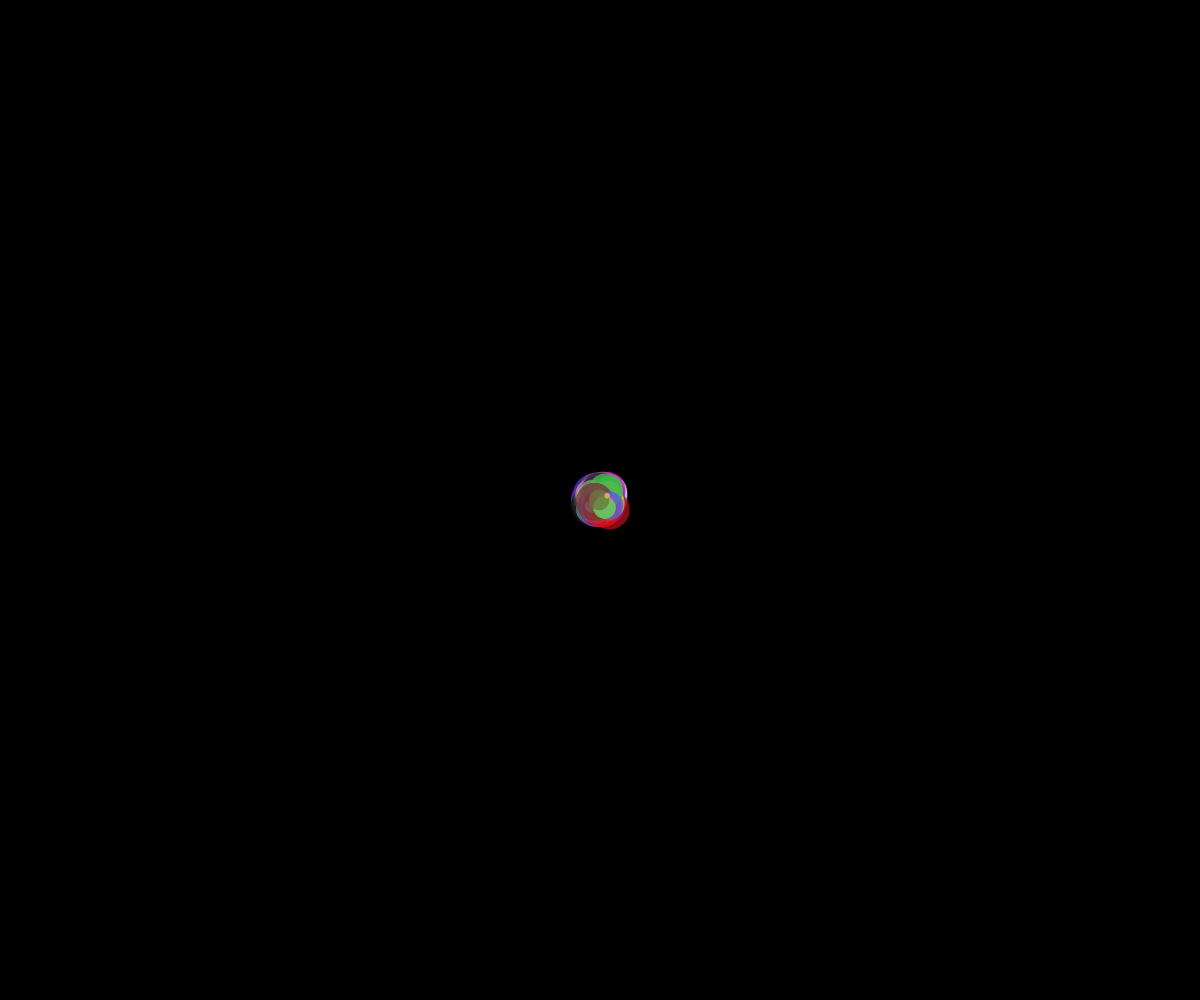
Frame 1 (no input)
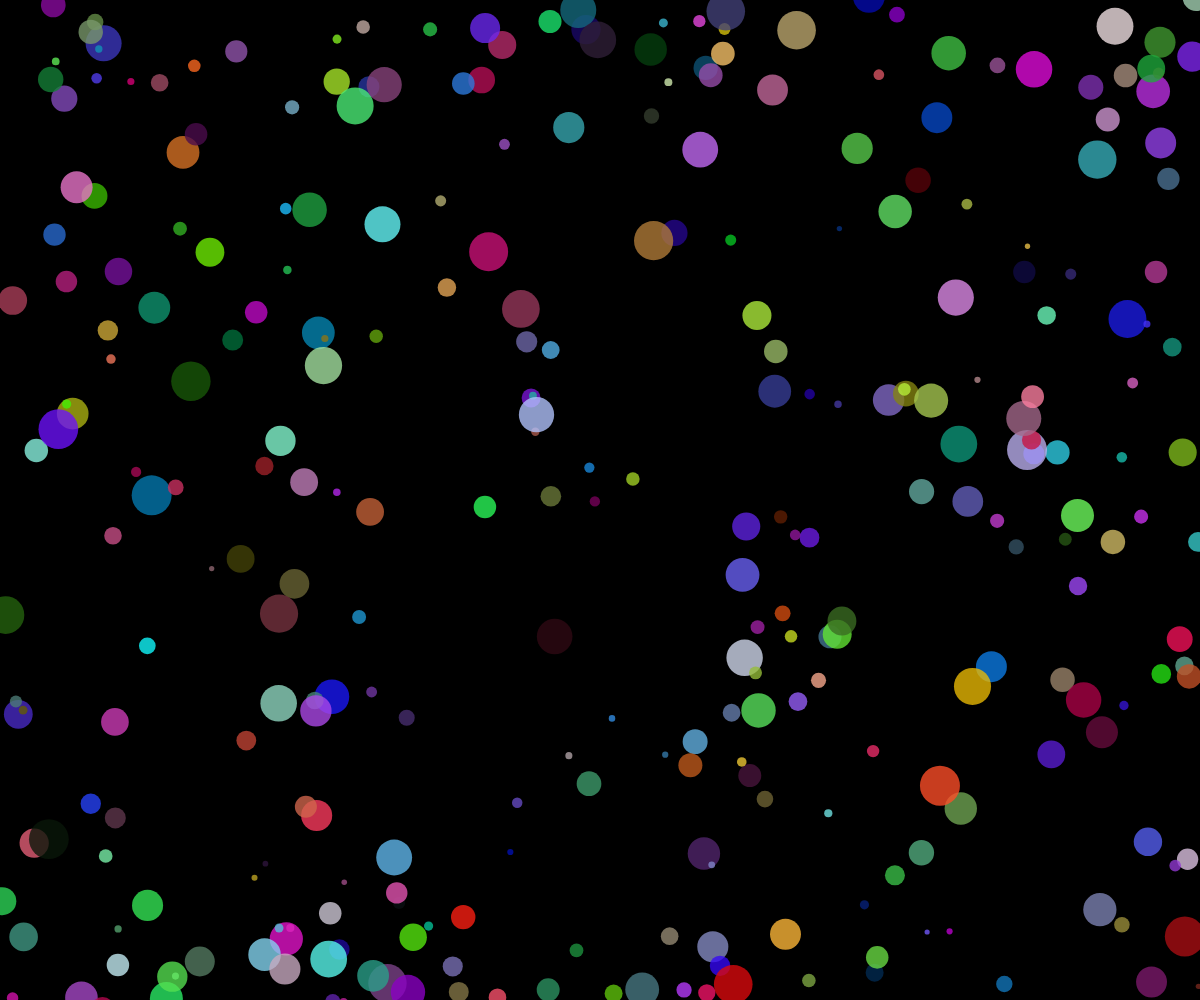
Frame 60 (no input)
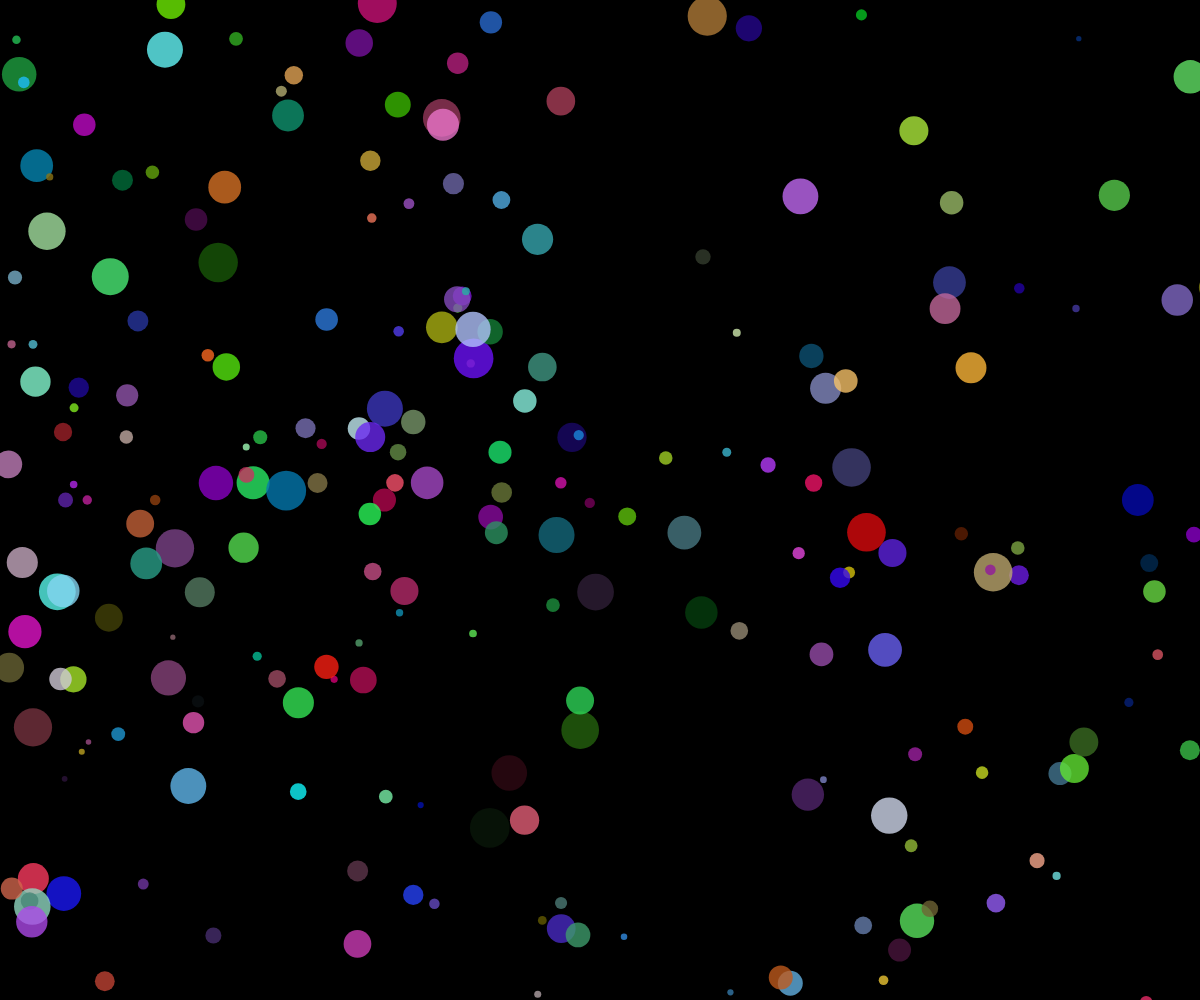
Frame 120 (the mouse pressed at the canvas centre since frame 60)

The p5.js sketch that drew these frames (run headless with seeded random() and noise() and a simulated clock; from frame 60 on, the mouse is pressed at the canvas centre):

// p5.js sketch
// ── sketch.js
const num = 300;
let vecLocation = []; // 位置のベクトルの配列
let vecVelocity = []; // 速度のベクトルの配列
let diameter = [];
let col = [];

function setup() {
  createCanvas(windowWidth, windowHeight);
  frameRate(60);
  for(let i = 0; i < num; i++) {
    vecLocation[i] = createVector(width/2, height/2);
    vecVelocity[i] = createVector(random(-10, 10), random(-10, 10));
    diameter[i] = random(5, 40);
    col[i] = color(random(255), random(255), random(255), 200)
  } // それぞれnum分の配列を作成
}

function draw() {
  background(0); // 背景を毎フレーム描画することで増殖を防いでアニメーションにする
  noStroke();
  for(let i = 0; i < num; i++) {
    fill(col[i]);
    vecLocation[i].add(vecVelocity[i]);
    circle(vecLocation[i].x, vecLocation[i].y, diameter[i]);
    if(vecLocation[i].x < 0 || vecLocation[i].y > width) {
      vecVelocity[i].x = vecVelocity[i].x * -1;     
    }
    if(vecLocation[i].y < 0 || vecLocation[i].y > height) {
      vecVelocity[i].y = vecVelocity[i].y * -1;     
    } // 端っこに来たら反発
  }
}
